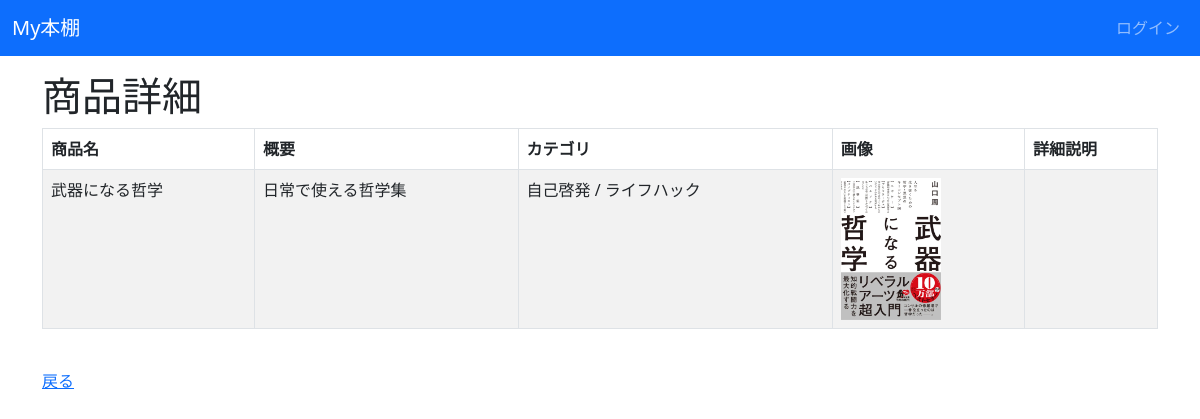
The page /crud/detail/8 on the database its author committed.
### crud/models.py (models this page shows, shortened)
class Product(models.Model):
    name=models.CharField(max_length=200)
    overview=models.CharField(max_length=200,db_column='price')
    category=models.ForeignKey(Category,on_delete=models.CASCADE, db_column="category_id")
    img=models.ImageField(blank=True,default='noImage.png')
    explanation = models.TextField(blank=True, null=True)

class Category(models.Model):
    name=models.CharField(max_length=200)
    def __str__(self):
        return self.name

### crud/views.py (the view)
# urls.py: path('crud/detail/<int:pk>',views.ProductDetailView.as_view(),name="detail"),
class ProductDetailView(DetailView):
    model=Product
    template_name = 'crud/product_detail.html'
    context_object_name = 'product'

### crud/templates/crud/product_detail.html (shortened to what this page needs)
{% extends "base.html" %}
{% block content %}
    <h1>商品詳細</h1>
    <table class="table table-striped table-hober table-bordered">
        <thead>
        <tr>
            <th>商品名</th>
            <th>概要</th>
            <th>カテゴリ</th>
            <th>画像</th>
            <th>詳細説明</th>
        </tr>
        </thead>
        <tr>
            <td>{{product.name}}</td>
            <td>{{product.overview}}</td>
            <td>{{product.category}}</td>
            <td><img src="{{product.img.url}}" style="width:100px"></td>
            <td>{{product.explanation}}</td>
        </tr>
    </table>
    <form method="post" enctype="multipart/form-data">
    <br>
    <a href="{% url 'list' %}">戻る</a>
    </form>
{% endblock %}

### rows shown on the page
Product: name "武器になる哲学", overview "日常で使える哲学集", category "自己啓発 / ライフハック", img (picture)
